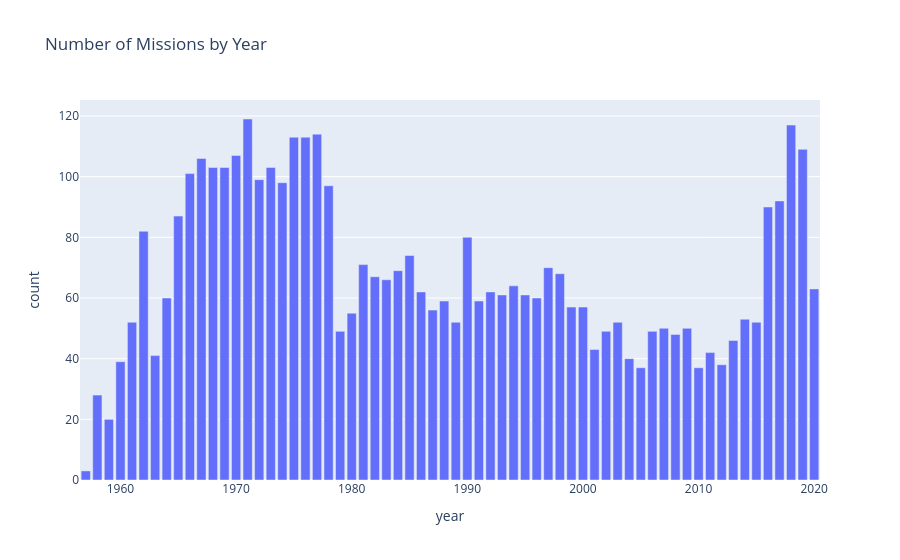

Notebook source saved alongside this figure:
### Markdown cell above
The above bar charts show us that NASA has accumulated the most overall costs in missions over time while the USSR has the highest average cost per mission.

### Code cell
df['date'] = pd.to_datetime(df['Date'], format='mixed', utc=True)
df['year'] = df['date'].apply(lambda datetime: datetime.year)

ds = df['year'].value_counts().reset_index()
ds.columns = [
    'year',
    'count'
]

fig = px.bar(
    ds,
    x='year',
    y='count',
    orientation='v',
    title='Number of Missions by Year'
)
fig.show()

### Figure 1 — Plotly figure (JSON) as saved in the notebook; plotly's stock layout.template omitted (floating-point values rounded to 4 significant figures)
{"data": [{"alignmentgroup": "True", "hovertemplate": "year=%{x}<br>count=%{y}<extra></extra>", "legendgroup": "", "marker": {"color": "#636efa", "pattern": {"shape": ""}}, "name": "", "offsetgroup": "", "orientation": "v", "showlegend": false, "textposition": "auto", "type": "bar", "x": [1971, 2018, 1977, 1975, 1976, 2019, 1970, 1967, 1973, 1968, 1969, 1966, 1972, 1974, 1978, 2017, 2016, 1965, 1962, 1990, 1985, 1981, 1997, 1984, 1998, 1982, 1983, 1994, 2020, 1992, 1986, 1993, 1995, 1996, 1964, 1988, 1991, 1999, 2000, 1987, 1980, 2014, 1961, 2003, 2015, 1989, 2009, 2007, 1979, 2002, 2006, 2008, 2013, 2001, 2011, 1963, 2004, 1960, 2012, 2010, 2005, 1958, 1959, 1957], "xaxis": "x", "y": [119, 117, 114, 113, 113, 109, 107, 106, 103, 103, 103, 101, 99, 98, 97, 92, 90, 87, 82, 80, 74, 71, 70, 69, 68, 67, 66, 64, 63, 62, 62, 61, 61, 60, 60, 59, 59, 57, 57, 56, 55, 53, 52, 52, 52, 52, 50, 50, 49, 49, 49, 48, 46, 43, 42, 41, 40, 39, 38, 37, 37, 28, 20, 3], "yaxis": "y"}], "layout": {"autosize": true, "barmode": "relative", "legend": {"tracegroupgap": 0}, "title": {"text": "Number of Missions by Year"}, "xaxis": {"anchor": "y", "autorange": true, "domain": [0, 1], "range": [1956.0, 2020.0], "title": {"text": "year"}, "type": "linear"}, "yaxis": {"anchor": "x", "autorange": true, "domain": [0, 1], "range": [0, 125.3], "title": {"text": "count"}, "type": "linear"}}}
